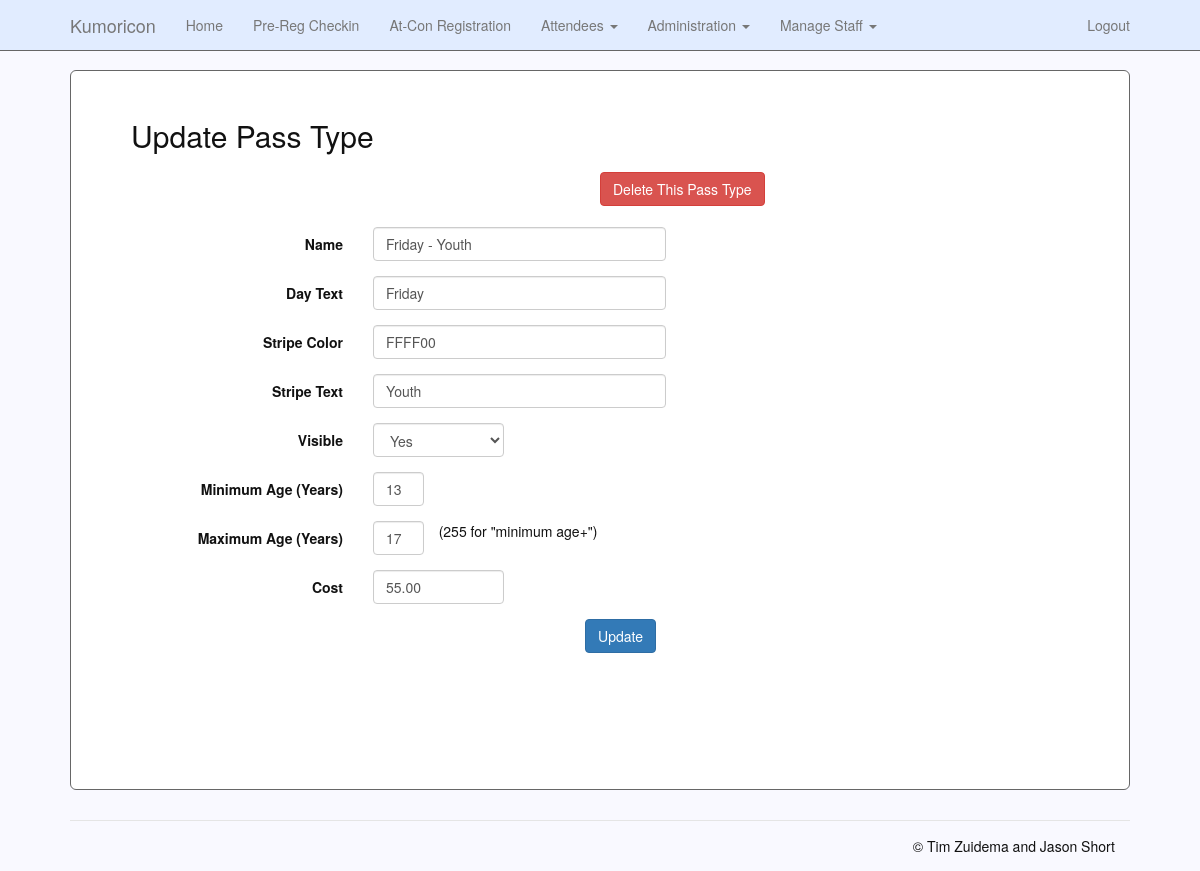
/site/admin/pass_type_update.php?id=7 (signed in), run on an earlier commit of the app's database.
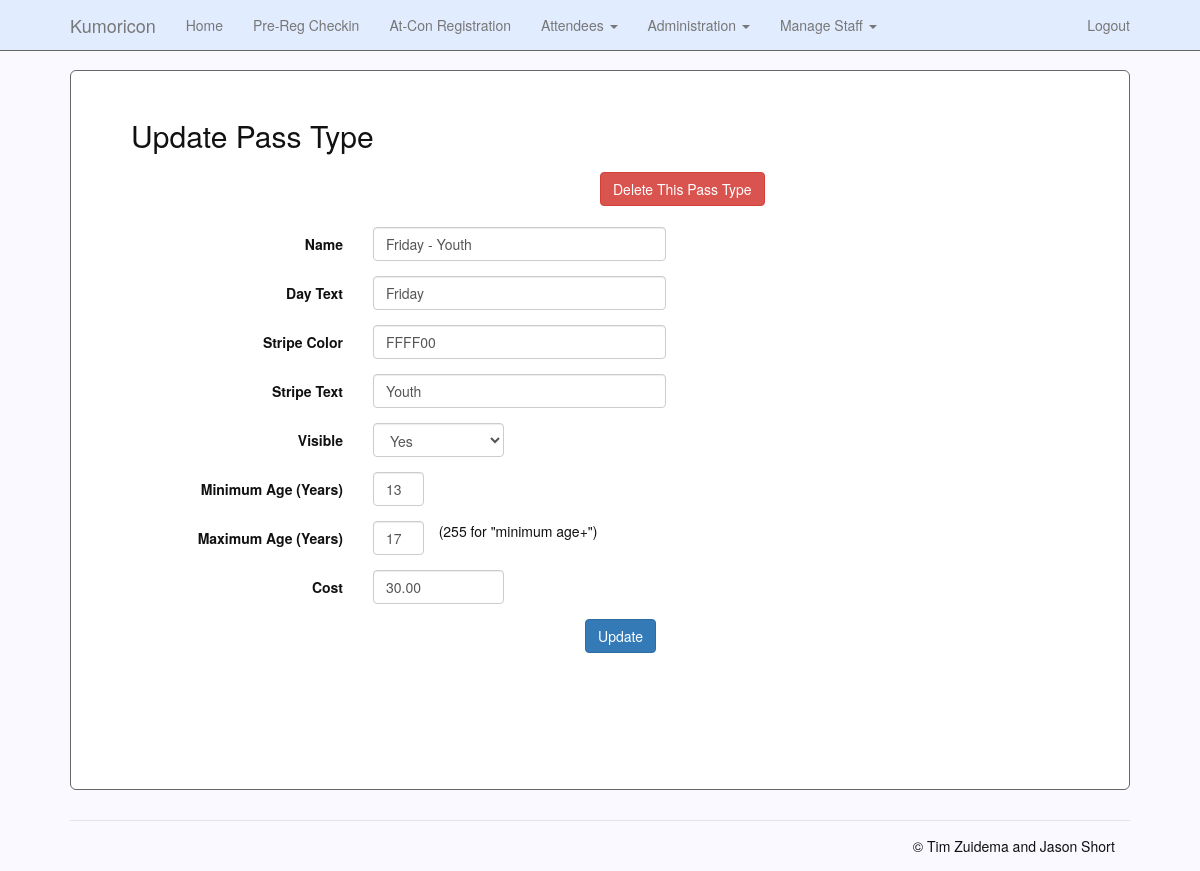
And on a later commit of the database.
### tables this page shows
CREATE TABLE pass_types
(
    id                  INT UNSIGNED PRIMARY KEY NOT NULL AUTO_INCREMENT,
    name                VARCHAR(250) NOT NULL,
    day_text            CHAR(10) COMMENT 'Friday, Saturday, VIP, etc',
    stripe_color        CHAR(7) NOT NULL COMMENT 'HTML color code for badge stripe',
    stripe_text         CHAR(10) NOT NULL COMMENT 'Message printed in badge stripe',
    visible             CHAR(1) DEFAULT 'Y' COMMENT 'Y or N',
    min_age             TINYINT UNSIGNED NOT NULL COMMENT 'Minimum age in years',
    max_age             TINYINT UNSIGNED NOT NULL COMMENT 'Max age in years',
    cost                DECIMAL(7,2) NOT NULL
);

### site/includes/functions.php (called while the page is built, shortened)
<?php
$conn = getDBConnection();
function getDBConnection() {
	$db_hostname = "localhost";
	$db_name = "registration";
	$db_user = "kumo_rw";
	$db_password = "CHANGEME";
	try {
		$conn = new PDO('mysql:host=' . $db_hostname . ';dbname=' . $db_name, $db_user, $db_password);
		$conn->setAttribute(PDO::ATTR_ERRMODE, PDO::ERRMODE_EXCEPTION);
	} catch(PDOException $e) {
		echo 'ERROR: ' . $e->getMessage();
		die();
	}
	return $conn;
}
function getPassType($id) {
	global $conn;
	$stmt = $conn->prepare("SELECT * FROM pass_types WHERE id = :id LIMIT 1");
	$stmt->execute(array('id'=>$id));
	$stmt->setFetchMode(PDO::FETCH_CLASS, "PassType");
	return $stmt->fetch();
}

### site/admin/pass_type_update.php (the view, shortened to what the changed rows need)
<?php
require_once('../includes/functions.php');
if (isset($_GET['id'])) {
    $passType = getPassType($_GET['id']);
} elseif (isset($_POST["action"]) && $_POST["action"] == "delete") {
    passTypeDelete($_POST['id']);
    logMessage($_SESSION['username'], 150, "Deleted pass type " . $_POST['name']);
    redirect("/admin/pass_type_list.php");
} else {
    $passType = new PassType();
}
?>
<!DOCTYPE html>
<html lang="en">
<head>
    <link href="../assets/dist/css/bootstrap.min.css" rel="stylesheet">
    <link href="../assets/css/navbar-fixed-top.css" rel="stylesheet">
</head>
<body>
<div class="container">
    <div class="jumbotron">
        <h2>Update Pass Type</h2>
        <?php if ($passType->id != '') { ?>
        <br>
        <?php } ?>
        <form action="/admin/pass_type_update.php" method="post" class="form-horizontal">
            <div class="form-group">
                <div class="col-sm-4">
                    <input type="text" class="form-control" name="name" id="name"
                           placeholder="Name" maxlength="250" required="required"
                           value="<?php echo $passType->name; ?>">
                </div>
            </div>
            <div class="form-group">
                <div class="col-sm-4">
                    <input type="text" class="form-control" name="day_text" id="day_text"
                           placeholder="Weekend/Friday/Saturday/etc" maxlength="10" required="required"
                           value="<?php echo $passType->day_text; ?>">
                </div>
            </div>
            <div class="form-group">
                <div class="col-sm-4">
                    <input type="text" class="form-control" name="stripe_color" id="stripe_color"
                           placeholder="323E99" maxlength="6" required="required"
                           value="<?php echo $passType->stripe_color; ?>">
                </div>
            </div>
            <div class="form-group">
                <div class="col-sm-4">
                    <input type="text" class="form-control" name="stripe_text" id="stripe_text"
                           placeholder="Adult/Youth/Child" maxlength="10" required="required"
                           value="<?php echo $passType->stripe_text; ?>">
                </div>
            </div>
            <div class="form-group">
                <div class="col-sm-1">
                    <input type="text" class="form-control" name="min_age" id="min_age"
                           placeholder="minimum age" maxlength="3" required="required"
                           value="<?php echo $passType->min_age; ?>">
                </div>
            </div>
            <div class="form-group">
                <div class="col-sm-1">
                    <input type="text" class="form-control" name="max_age" id="max_age"
                           placeholder="maximum age" maxlength="3" required="required"
                           value="<?php echo $passType->max_age; ?>">
                </div>
            </div>
            <div class="form-group">
                <div class="col-sm-2">
                    <input type="text" class="form-control" name="cost" id="cost"
                           placeholder="0.00" maxlength="8" required="required"
                           min="0" max="99999"
                           value="<?php echo $passType->cost; ?>">
                </div>
            </div>
        </form>
    </div>
</div>
</body>
</html>

What changed in the data, as far as the page shows it:
changed pass_types "Friday - Youth": cost "55.00" → "30.00"
